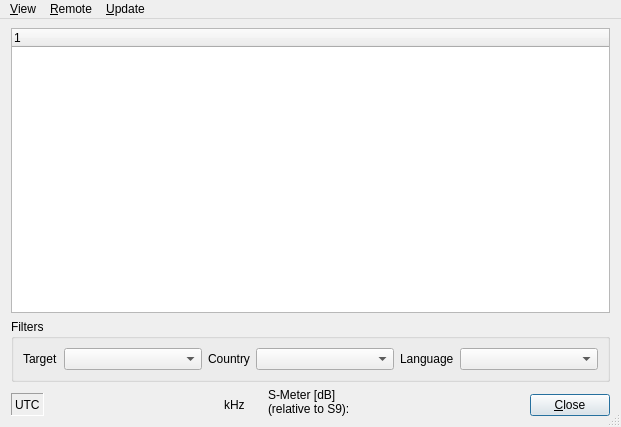
<?xml version="1.0" encoding="UTF-8"?>
<ui version="4.0">
 <class>StationsDlgbase</class>
 <widget class="QDialog" name="StationsDlgbase">
  <property name="geometry">
   <rect>
    <x>0</x>
    <y>0</y>
    <width>621</width>
    <height>427</height>
   </rect>
  </property>
  <property name="windowTitle">
   <string>Stations</string>
  </property>
  <property name="windowIcon">
   <iconset resource="res/icons.qrc">
    <normaloff>:/icons/MainIcon.png</normaloff>:/icons/MainIcon.png</iconset>
  </property>
  <property name="sizeGripEnabled">
   <bool>true</bool>
  </property>
  <layout class="QVBoxLayout" name="verticalLayout_4">
   <property name="spacing">
    <number>0</number>
   </property>
   <property name="margin">
    <number>0</number>
   </property>
   <item>
    <widget class="QMenuBar" name="menubar">
     <widget class="QMenu" name="menuView">
      <property name="title">
       <string>&amp;View</string>
      </property>
      <widget class="QMenu" name="menuStations_preview">
       <property name="title">
        <string>Stations &amp;preview</string>
       </property>
       <addaction name="actionDisabled"/>
       <addaction name="action5minutes"/>
       <addaction name="action15minutes"/>
       <addaction name="action30minutes"/>
      </widget>
      <addaction name="actionShowOnlyActiveStations"/>
      <addaction name="actionShowAllStations"/>
      <addaction name="menuStations_preview"/>
      <addaction name="separator"/>
      <addaction name="actionClose"/>
     </widget>
     <widget class="QMenu" name="menuRemote">
      <property name="title">
       <string>&amp;Remote</string>
      </property>
      <addaction name="actionChooseRig"/>
      <addaction name="actionEnable_S_Meter"/>
     </widget>
     <widget class="QMenu" name="menuUpdate">
      <property name="title">
       <string>&amp;Update</string>
      </property>
      <addaction name="actionGetUpdate"/>
     </widget>
     <addaction name="menuView"/>
     <addaction name="menuRemote"/>
     <addaction name="menuUpdate"/>
    </widget>
   </item>
   <item>
    <layout class="QVBoxLayout" name="verticalLayout_3">
     <property name="spacing">
      <number>6</number>
     </property>
     <property name="leftMargin">
      <number>11</number>
     </property>
     <property name="topMargin">
      <number>9</number>
     </property>
     <property name="rightMargin">
      <number>11</number>
     </property>
     <property name="bottomMargin">
      <number>11</number>
     </property>
     <item>
      <widget class="QTreeWidget" name="ListViewStations">
       <property name="rootIsDecorated">
        <bool>false</bool>
       </property>
       <property name="uniformRowHeights">
        <bool>true</bool>
       </property>
       <column>
        <property name="text">
         <string/>
        </property>
       </column>
      </widget>
     </item>
     <item>
      <widget class="QGroupBox" name="groupBox">
       <property name="title">
        <string>Filters</string>
       </property>
       <layout class="QHBoxLayout" name="horizontalLayout">
        <item>
         <widget class="QLabel" name="TextLabelTarget">
          <property name="text">
           <string>Target</string>
          </property>
          <property name="wordWrap">
           <bool>false</bool>
          </property>
         </widget>
        </item>
        <item>
         <widget class="QComboBox" name="ComboBoxFilterTarget">
          <property name="sizePolicy">
           <sizepolicy hsizetype="MinimumExpanding" vsizetype="Fixed">
            <horstretch>0</horstretch>
            <verstretch>0</verstretch>
           </sizepolicy>
          </property>
         </widget>
        </item>
        <item>
         <widget class="QLabel" name="TextLabelCountry">
          <property name="text">
           <string>Country</string>
          </property>
          <property name="wordWrap">
           <bool>false</bool>
          </property>
         </widget>
        </item>
        <item>
         <widget class="QComboBox" name="ComboBoxFilterCountry">
          <property name="sizePolicy">
           <sizepolicy hsizetype="MinimumExpanding" vsizetype="Fixed">
            <horstretch>0</horstretch>
            <verstretch>0</verstretch>
           </sizepolicy>
          </property>
         </widget>
        </item>
        <item>
         <widget class="QLabel" name="TextLabelLanguage">
          <property name="text">
           <string>Language</string>
          </property>
          <property name="wordWrap">
           <bool>false</bool>
          </property>
         </widget>
        </item>
        <item>
         <widget class="QComboBox" name="ComboBoxFilterLanguage">
          <property name="sizePolicy">
           <sizepolicy hsizetype="MinimumExpanding" vsizetype="Fixed">
            <horstretch>0</horstretch>
            <verstretch>0</verstretch>
           </sizepolicy>
          </property>
         </widget>
        </item>
       </layout>
      </widget>
     </item>
     <item>
      <layout class="QHBoxLayout" name="horizontalLayout_3">
       <item>
        <layout class="QVBoxLayout" name="verticalLayout_2">
         <property name="spacing">
          <number>0</number>
         </property>
         <item>
          <widget class="QWidget" name="widget_2" native="true">
           <property name="sizePolicy">
            <sizepolicy hsizetype="Minimum" vsizetype="Minimum">
             <horstretch>0</horstretch>
             <verstretch>0</verstretch>
            </sizepolicy>
           </property>
          </widget>
         </item>
         <item>
          <layout class="QHBoxLayout" name="horizontalLayout_2">
           <property name="spacing">
            <number>6</number>
           </property>
           <item>
            <widget class="QLabel" name="TextLabelUTCTime">
             <property name="sizePolicy">
              <sizepolicy hsizetype="Minimum" vsizetype="Maximum">
               <horstretch>0</horstretch>
               <verstretch>0</verstretch>
              </sizepolicy>
             </property>
             <property name="minimumSize">
              <size>
               <width>0</width>
               <height>23</height>
              </size>
             </property>
             <property name="frameShape">
              <enum>QFrame::Panel</enum>
             </property>
             <property name="frameShadow">
              <enum>QFrame::Sunken</enum>
             </property>
             <property name="text">
              <string>UTC</string>
             </property>
             <property name="wordWrap">
              <bool>false</bool>
             </property>
            </widget>
           </item>
           <item>
            <widget class="QwtCounter" name="QwtCounterFrequency">
             <property name="sizePolicy">
              <sizepolicy hsizetype="Fixed" vsizetype="Maximum">
               <horstretch>0</horstretch>
               <verstretch>0</verstretch>
              </sizepolicy>
             </property>
             <property name="minimumSize">
              <size>
               <width>168</width>
               <height>0</height>
              </size>
             </property>
            </widget>
           </item>
           <item>
            <widget class="QLabel" name="TextLabel1">
             <property name="sizePolicy">
              <sizepolicy hsizetype="Minimum" vsizetype="Minimum">
               <horstretch>0</horstretch>
               <verstretch>0</verstretch>
              </sizepolicy>
             </property>
             <property name="text">
              <string>kHz</string>
             </property>
             <property name="wordWrap">
              <bool>false</bool>
             </property>
             <property name="buddy">
              <cstring>QwtCounterFrequency</cstring>
             </property>
            </widget>
           </item>
          </layout>
         </item>
        </layout>
       </item>
       <item>
        <spacer name="horizontalSpacer_2">
         <property name="orientation">
          <enum>Qt::Horizontal</enum>
         </property>
         <property name="sizeHint" stdset="0">
          <size>
           <width>20</width>
           <height>20</height>
          </size>
         </property>
        </spacer>
       </item>
       <item>
        <widget class="QLabel" name="TextLabelSMeter">
         <property name="sizePolicy">
          <sizepolicy hsizetype="Minimum" vsizetype="Minimum">
           <horstretch>0</horstretch>
           <verstretch>0</verstretch>
          </sizepolicy>
         </property>
         <property name="text">
          <string>S-Meter [dB]
(relative to S9):</string>
         </property>
         <property name="wordWrap">
          <bool>false</bool>
         </property>
        </widget>
       </item>
       <item>
        <widget class="QwtThermo" name="ProgrSigStrength">
         <property name="sizePolicy">
          <sizepolicy hsizetype="Fixed" vsizetype="Maximum">
           <horstretch>0</horstretch>
           <verstretch>0</verstretch>
          </sizepolicy>
         </property>
         <property name="minimumSize">
          <size>
           <width>150</width>
           <height>0</height>
          </size>
         </property>
         <property name="scalePosition">
          <enum>QwtThermo::TrailingScale</enum>
         </property>
        </widget>
       </item>
       <item>
        <spacer name="horizontalSpacer">
         <property name="orientation">
          <enum>Qt::Horizontal</enum>
         </property>
         <property name="sizeType">
          <enum>QSizePolicy::Expanding</enum>
         </property>
         <property name="sizeHint" stdset="0">
          <size>
           <width>20</width>
           <height>20</height>
          </size>
         </property>
        </spacer>
       </item>
       <item>
        <layout class="QVBoxLayout" name="verticalLayout">
         <property name="spacing">
          <number>0</number>
         </property>
         <item>
          <widget class="QWidget" name="widget" native="true">
           <property name="sizePolicy">
            <sizepolicy hsizetype="Minimum" vsizetype="Minimum">
             <horstretch>0</horstretch>
             <verstretch>0</verstretch>
            </sizepolicy>
           </property>
          </widget>
         </item>
         <item>
          <widget class="QPushButton" name="buttonOk">
           <property name="sizePolicy">
            <sizepolicy hsizetype="Minimum" vsizetype="Maximum">
             <horstretch>0</horstretch>
             <verstretch>0</verstretch>
            </sizepolicy>
           </property>
           <property name="text">
            <string>&amp;Close</string>
           </property>
           <property name="autoDefault">
            <bool>true</bool>
           </property>
           <property name="default">
            <bool>true</bool>
           </property>
          </widget>
         </item>
        </layout>
       </item>
      </layout>
     </item>
    </layout>
   </item>
  </layout>
  <action name="actionShowOnlyActiveStations">
   <property name="checkable">
    <bool>true</bool>
   </property>
   <property name="text">
    <string>Show only active stations</string>
   </property>
  </action>
  <action name="actionShowAllStations">
   <property name="checkable">
    <bool>true</bool>
   </property>
   <property name="text">
    <string>Show all stations</string>
   </property>
  </action>
  <action name="action5minutes">
   <property name="checkable">
    <bool>true</bool>
   </property>
   <property name="text">
    <string>5 minutes</string>
   </property>
  </action>
  <action name="action15minutes">
   <property name="checkable">
    <bool>true</bool>
   </property>
   <property name="text">
    <string>15 minutes</string>
   </property>
  </action>
  <action name="action30minutes">
   <property name="checkable">
    <bool>true</bool>
   </property>
   <property name="text">
    <string>30 minutes</string>
   </property>
  </action>
  <action name="actionGetUpdate">
   <property name="text">
    <string>Get &amp;Update...</string>
   </property>
  </action>
  <action name="actionChooseRig">
   <property name="text">
    <string>&amp;Rig Settings...</string>
   </property>
  </action>
  <action name="actionDisabled">
   <property name="checkable">
    <bool>true</bool>
   </property>
   <property name="text">
    <string>&amp;Disabled</string>
   </property>
  </action>
  <action name="actionEnable_S_Meter">
   <property name="checkable">
    <bool>true</bool>
   </property>
   <property name="text">
    <string>Enable &amp;S-Meter</string>
   </property>
  </action>
  <action name="actionClose">
   <property name="text">
    <string>&amp;Close</string>
   </property>
  </action>
 </widget>
 <customwidgets>
  <customwidget>
   <class>QwtCounter</class>
   <extends>QWidget</extends>
   <header>qwt_counter.h</header>
  </customwidget>
  <customwidget>
   <class>QwtThermo</class>
   <extends>QWidget</extends>
   <header>qwt_thermo.h</header>
  </customwidget>
 </customwidgets>
 <resources>
  <include location="res/icons.qrc"/>
 </resources>
 <connections/>
</ui>
